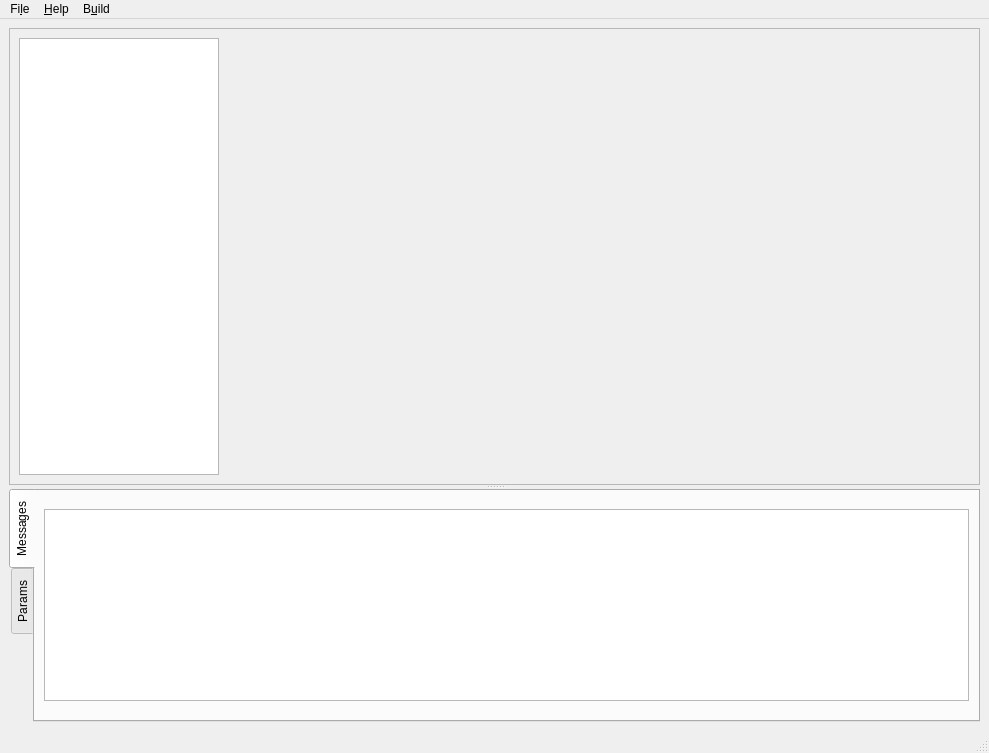
<?xml version="1.0" encoding="UTF-8"?>
<ui version="4.0">
 <class>MainWindow</class>
 <widget class="QMainWindow" name="MainWindow">
  <property name="geometry">
   <rect>
    <x>0</x>
    <y>0</y>
    <width>989</width>
    <height>753</height>
   </rect>
  </property>
  <property name="windowTitle">
   <string>Blocks</string>
  </property>
  <widget class="QWidget" name="centralwidget">
   <layout class="QVBoxLayout" name="verticalLayout">
    <item>
     <widget class="QSplitter" name="splitter">
      <property name="orientation">
       <enum>Qt::Vertical</enum>
      </property>
      <widget class="QFrame" name="frame">
       <property name="frameShape">
        <enum>QFrame::StyledPanel</enum>
       </property>
       <property name="frameShadow">
        <enum>QFrame::Raised</enum>
       </property>
       <layout class="QHBoxLayout" name="horizontalLayout_2">
        <item>
         <widget class="ComponentsList" name="componentsList">
          <property name="sizePolicy">
           <sizepolicy hsizetype="Fixed" vsizetype="Expanding">
            <horstretch>0</horstretch>
            <verstretch>0</verstretch>
           </sizepolicy>
          </property>
          <property name="minimumSize">
           <size>
            <width>200</width>
            <height>0</height>
           </size>
          </property>
          <property name="maximumSize">
           <size>
            <width>200</width>
            <height>16777215</height>
           </size>
          </property>
         </widget>
        </item>
        <item>
         <widget class="BlockWidget" name="widget" native="true">
          <property name="sizePolicy">
           <sizepolicy hsizetype="MinimumExpanding" vsizetype="MinimumExpanding">
            <horstretch>0</horstretch>
            <verstretch>0</verstretch>
           </sizepolicy>
          </property>
          <property name="minimumSize">
           <size>
            <width>400</width>
            <height>400</height>
           </size>
          </property>
         </widget>
        </item>
       </layout>
      </widget>
      <widget class="QTabWidget" name="tabWidget">
       <property name="tabPosition">
        <enum>QTabWidget::West</enum>
       </property>
       <property name="currentIndex">
        <number>0</number>
       </property>
       <widget class="QWidget" name="messageTab">
        <attribute name="title">
         <string>Messages</string>
        </attribute>
        <layout class="QHBoxLayout" name="horizontalLayout">
         <item>
          <widget class="QTextEdit" name="messages">
           <property name="sizePolicy">
            <sizepolicy hsizetype="Expanding" vsizetype="Maximum">
             <horstretch>0</horstretch>
             <verstretch>0</verstretch>
            </sizepolicy>
           </property>
           <property name="minimumSize">
            <size>
             <width>0</width>
             <height>100</height>
            </size>
           </property>
           <property name="readOnly">
            <bool>true</bool>
           </property>
           <property name="textInteractionFlags">
            <set>Qt::TextSelectableByMouse</set>
           </property>
          </widget>
         </item>
        </layout>
       </widget>
       <widget class="QWidget" name="parameters">
        <attribute name="title">
         <string>Params</string>
        </attribute>
       </widget>
      </widget>
     </widget>
    </item>
   </layout>
  </widget>
  <widget class="QMenuBar" name="menubar">
   <property name="geometry">
    <rect>
     <x>0</x>
     <y>0</y>
     <width>989</width>
     <height>20</height>
    </rect>
   </property>
   <widget class="QMenu" name="menuFile">
    <property name="title">
     <string>Fi&amp;le</string>
    </property>
    <addaction name="actionSave"/>
    <addaction name="actionSave_as"/>
    <addaction name="action_Open"/>
    <addaction name="separator"/>
    <addaction name="action_Quit"/>
   </widget>
   <widget class="QMenu" name="menu_Help">
    <property name="title">
     <string>&amp;Help</string>
    </property>
    <addaction name="action_About"/>
    <addaction name="actionAbout_Qt"/>
   </widget>
   <widget class="QMenu" name="menu_Build">
    <property name="title">
     <string>B&amp;uild</string>
    </property>
    <widget class="QMenu" name="menu_Targetted_box">
     <property name="title">
      <string>&amp;Targetted box</string>
     </property>
     <addaction name="actionExpeyes_17"/>
     <addaction name="actionExpeyes_Junior"/>
    </widget>
    <addaction name="action_Compile"/>
    <addaction name="action_Run"/>
    <addaction name="separator"/>
    <addaction name="menu_Targetted_box"/>
   </widget>
   <addaction name="menuFile"/>
   <addaction name="menu_Help"/>
   <addaction name="menu_Build"/>
  </widget>
  <widget class="QStatusBar" name="statusbar"/>
  <action name="actionSave">
   <property name="text">
    <string>&amp;Save (Ctrl-S)</string>
   </property>
   <property name="shortcut">
    <string>Ctrl+S</string>
   </property>
  </action>
  <action name="actionSave_as">
   <property name="text">
    <string>Save &amp;as ...</string>
   </property>
  </action>
  <action name="action_Open">
   <property name="text">
    <string>&amp;Open ... (Ctrl-O)</string>
   </property>
   <property name="shortcut">
    <string>Ctrl+O</string>
   </property>
  </action>
  <action name="action_Quit">
   <property name="text">
    <string>&amp;Quit (Ctrl-Q)</string>
   </property>
   <property name="shortcut">
    <string>Ctrl+Q</string>
   </property>
  </action>
  <action name="action_About">
   <property name="text">
    <string>&amp;About ... (F1)</string>
   </property>
   <property name="shortcut">
    <string>F1</string>
   </property>
  </action>
  <action name="actionAbout_Qt">
   <property name="text">
    <string>About &amp;Qt ...</string>
   </property>
  </action>
  <action name="action_Compile">
   <property name="text">
    <string>&amp;Compile (F9)</string>
   </property>
   <property name="shortcut">
    <string>F9</string>
   </property>
  </action>
  <action name="action_Run">
   <property name="text">
    <string>&amp;Run (F5)</string>
   </property>
   <property name="shortcut">
    <string>F5</string>
   </property>
  </action>
  <action name="actionExpeyes_17">
   <property name="text">
    <string>Expeyes-1&amp;7</string>
   </property>
  </action>
  <action name="actionExpeyes_Junior">
   <property name="text">
    <string>Expeyes-Junior</string>
   </property>
  </action>
 </widget>
 <customwidgets>
  <customwidget>
   <class>BlockWidget</class>
   <extends>QWidget</extends>
   <header>eyeBlocks.blockwidget</header>
   <container>1</container>
  </customwidget>
  <customwidget>
   <class>ComponentsList</class>
   <extends>QListWidget</extends>
   <header>eyeBlocks.componentslist</header>
  </customwidget>
 </customwidgets>
 <resources>
  <include location="blocks.qrc"/>
 </resources>
 <connections/>
</ui>
